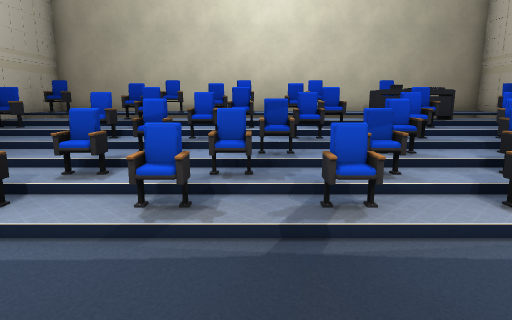
[1] (above)

16 first-person views from a walk through a 3-D level made in the Godot game engine. The camera is 1.5 m above the floor, tilts 10° down and sees 75° across. The floor is counted in squares, 1 m on a side. Each view is taken from the middle of a square. On the plan, view 1 faces up. The plan holds only what a view shows up to about 15 squares ahead; the rest is blank. The place goes on beyond the plan. Some surface patterns are stand-ins.

[2]
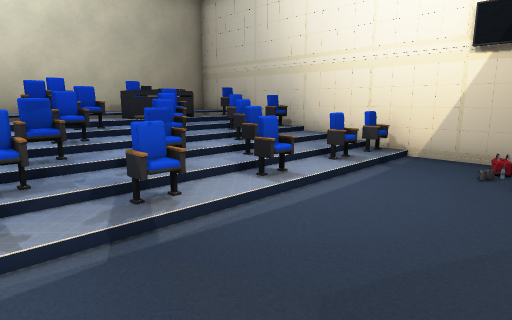

[3]
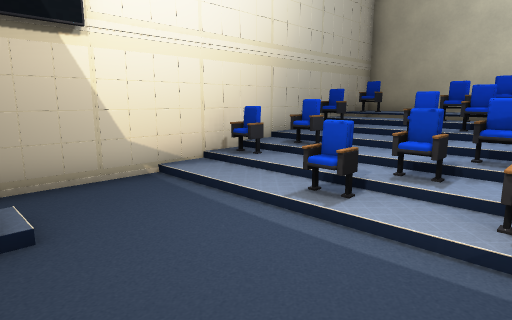

[4]
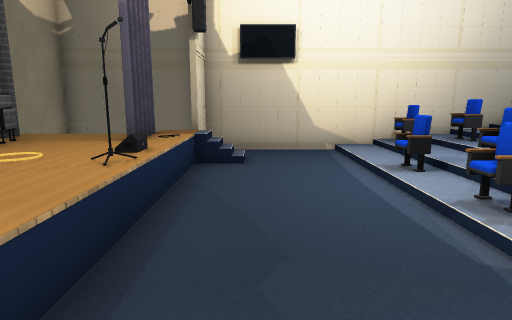

[5]
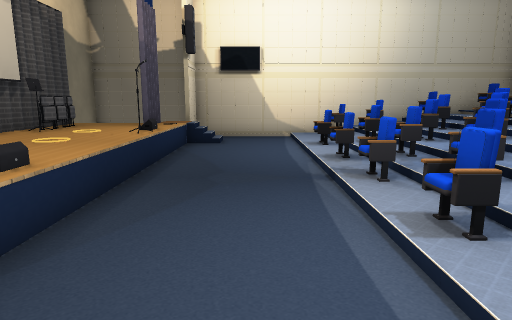

[6]
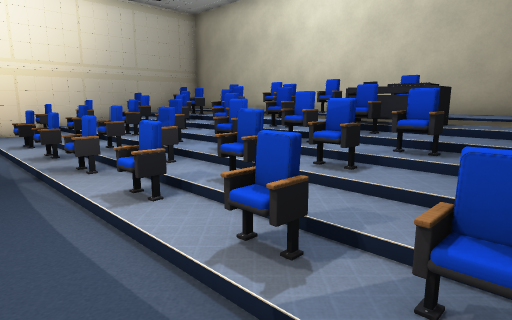

[7]
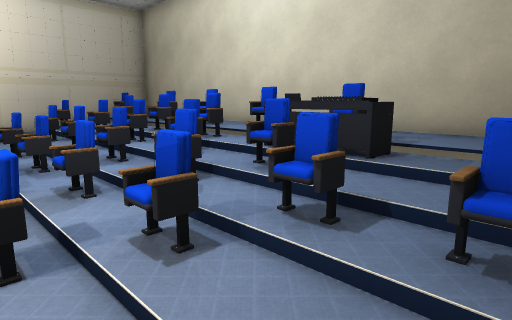

[8]
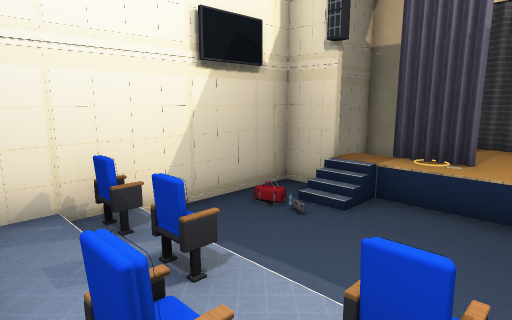

[9]
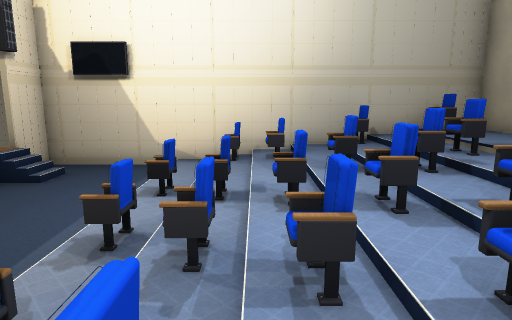

[10]
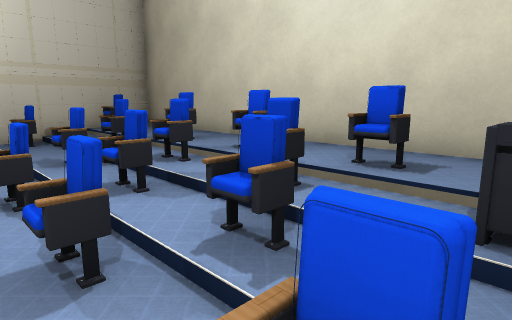

[11]
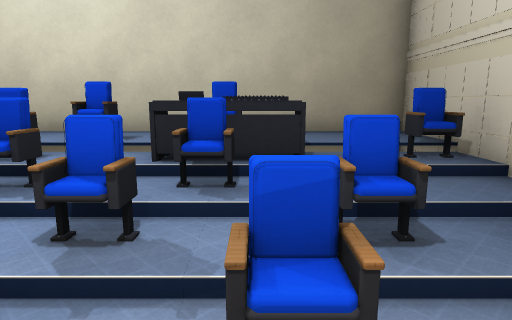

[12]
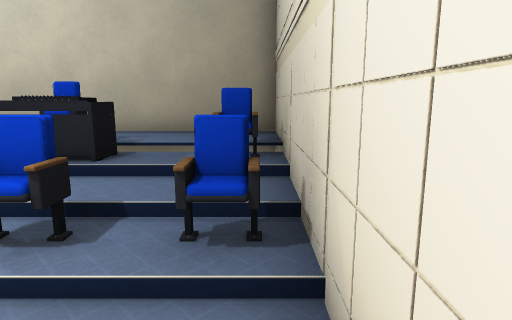

[13]
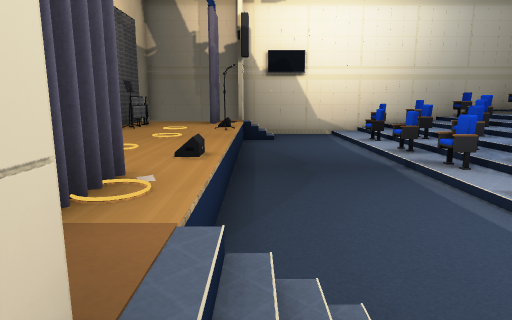

[14]
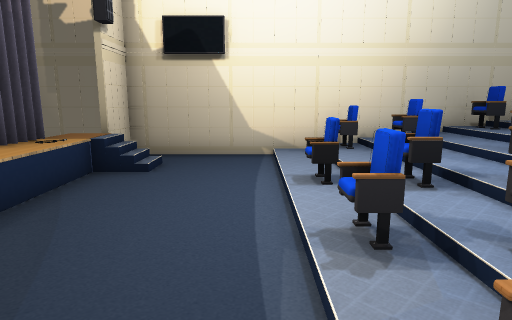

[15]
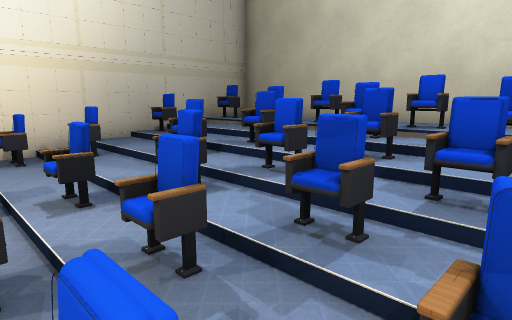

[16]
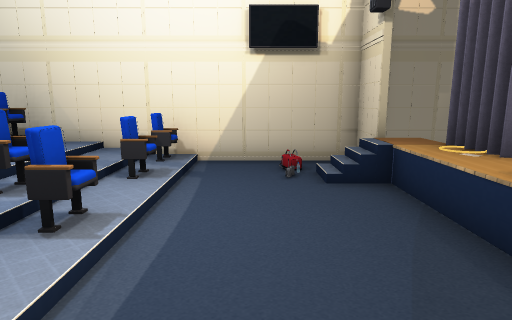

### Floor plan
Key: @ floor where view 1 was taken; # wall or solid block; . main floor; : floor 0.25 m higher than the main floor; + floor 0.75 m higher than the main floor; * floor 1 m higher than the main floor; % floor 1.25 m higher than the main floor; / step, stairs or slope; = window, fence, low wall or low ledge; v drop or lower ground; C chair; E desk; U curtain; O other object.
Columns run from 8 left of view 1 to 9 right of it. Each row starts with its distance up from view 1.
 13 ##################
 12 #%%%%%%%%%%%%%%%%#
 11 #C%%%C%%C%C%C%%%%#
 10 #*//C*/C*C*/EE//C#
  9 #C//+C/CC+C+C++/+#
  8 #++/C++C+C+CC+C/C#
  7 #/C///C////C/C///#
  6 #///////C////////#
  5 #C//:C/:C:C/C///:#
  4 #://C:/C:C:/C/C/C#
  3 #................#
  2 #................#
  1 #..............//#
  0 #.//....@.....=/.#
 -1 ##v/U+=O+++*+U#v##
 -2 #v UU++++++++UU v#
 -3  v v  O         v

Where each view was taken, in squares from view 1:
view 1: 0 up, 0 right, facing up
view 2: 0 up, 1 left, facing up-right
view 3: 0 up, 1 left, facing up-left
view 4: 1 up, 3 right, facing left
view 5: 2 up, 7 right, facing left
view 6: 2 up, 8 right, facing up-left
view 7: 5 up, 8 right, facing up-left
view 8: 6 up, 3 right, facing down-right
view 9: 6 up, 3 right, facing left
view 10: 7 up, 4 right, facing up-left
view 11: 5 up, 5 right, facing up
view 12: 5 up, 8 right, facing up
view 13: 0 up, 8 right, facing left
view 14: 3 up, 2 right, facing left
view 15: 4 up, 2 right, facing up-left
view 16: 2 up, 0 right, facing right
